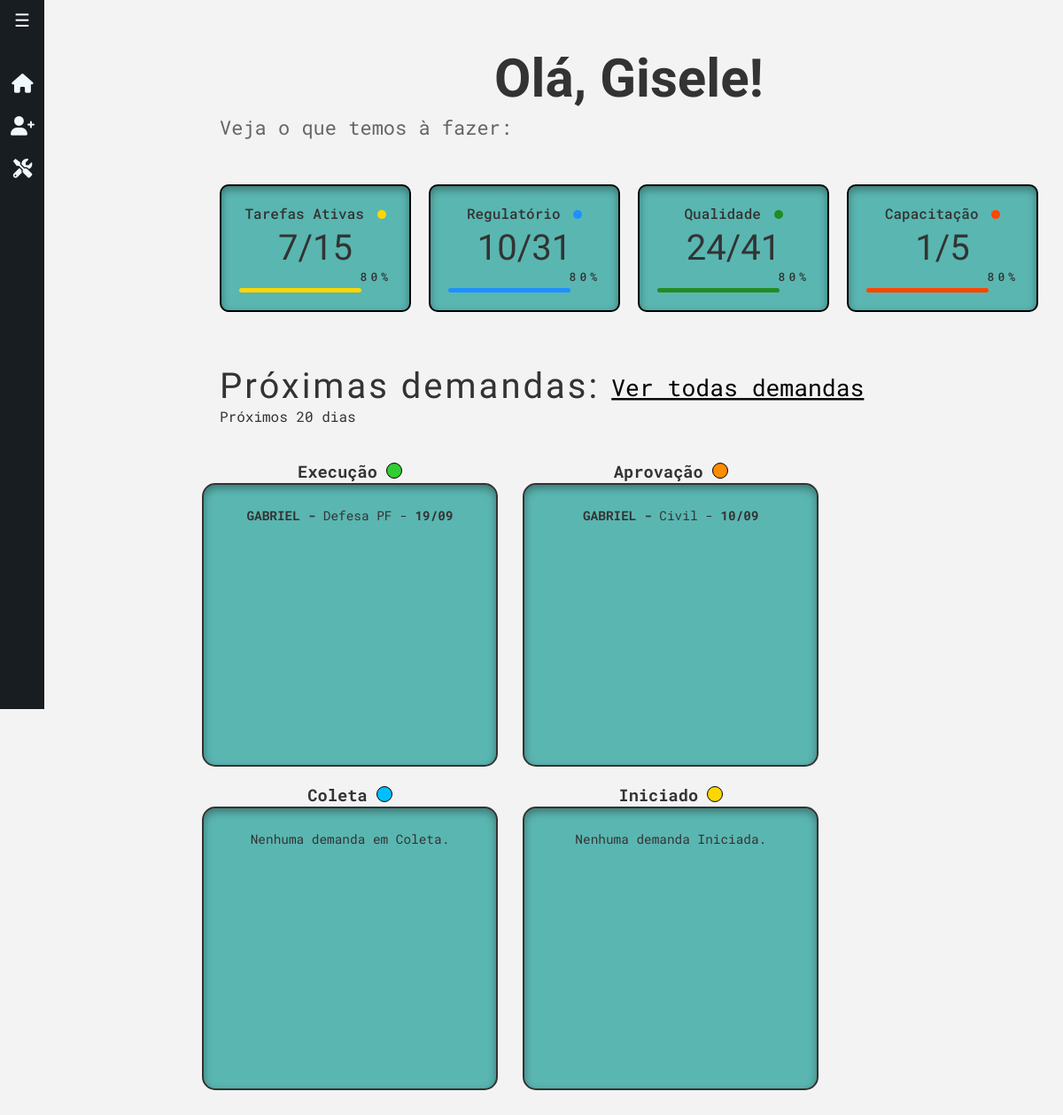
The page /ambielle/ on the database its author committed.
### workflow/models.py (models this page shows, shortened)
class Tarefa(models.Model):
    STATUS_CHOICES = [
        ('Iniciado', 'Iniciado'),
        ('Coleta De Informações', 'Coleta de Informações'),
        ('Execucao', 'Execução'),
        ('Aprovação Cliente', 'Aprovação Cliente'),
        ('Concluído', 'Concluído'),
        ('Encerrado', 'Encerrado'),
    ]
    TIPO_SERVICO_CHOICES = [
        ('Anvisa', 'Anvisa'),
        ('Civil', 'Civil'),
        ('Defesa PF', 'Defesa PF'),
        ('Exército', 'Exército'),
        ('Gestão de Processos', 'Gestão de Processos'),
        ('Ibama', 'Ibama'),
        ('ISO 9001', 'ISO 9001'),
        ('IAT', 'IAT'),
        ('Liderança', 'Liderança'),
        ('Mapa Da PF', 'Mapa Da PF'),
        ('Polícia Federal', 'Polícia Federal'),
        ('PRODIR', 'PRODIR'),
        ('RDC Anvisa', 'RDC Anvisa'),
        ('Recursos Humanos', 'Recursos Humanos'),
        ('Regulatório', 'Regulatório'),
        ('SASSMAQ', 'SASSMAQ'),
        ('SINIR', 'SINIR'),
        ('Treinamento (E-book)', 'Treinamento (E-book)'),
        ('Treinamento (On-line)', 'Treinamento (On-line)'),
        ('Treinamento (Presencial)', 'Treinamento (Presencial)'),
    ]
    tipo_servico = models.CharField(max_length=50, choices=TIPO_SERVICO_CHOICES, default='ANVISA')
    cliente = models.ForeignKey(Cliente, on_delete=models.CASCADE)
    status = models.CharField(max_length=50, choices=STATUS_CHOICES, default='iniciado')
    data_inicio = models.DateField(default=timezone.now)
    prazo_final = models.DateField(null=True, blank=True)
    observacoes = models.TextField(blank=True, null=True)

class Cliente(models.Model):
    nome = models.CharField(max_length=255)
    endereco = models.CharField(max_length=255)
    razao_social = models.CharField(max_length=255, blank=True, null=True)
    telefone = models.CharField(max_length=15)
    email = models.EmailField()
    contato_principal = models.CharField(max_length=255)
    contato_secundario = models.CharField(max_length=255, blank=True, null=True)
    proposta_link = models.URLField(blank=True, null=True)
    def __str__(self):
        return f"{self.nome}"

### workflow/views/getPage.py (the view)
# urls.py: path('ambielle/', views.index, name='index'),
def index(request):
    title = 'Home'
    hoje = timezone.now().date()
    data_limite = hoje + timedelta(days=20)
    demandas_execucao = Tarefa.objects.filter(status='Execucao', prazo_final__lte=data_limite).order_by('prazo_final')
    demandas_aprovacao = Tarefa.objects.filter(status='Aprovação Cliente', prazo_final__lte=data_limite).order_by('prazo_final')
    demandas_coleta = Tarefa.objects.filter(status='Coleta de Informações', prazo_final__lte=data_limite).order_by('prazo_final')
    demandas_iniciado = Tarefa.objects.filter(status='Iniciado', prazo_final__lte=data_limite).order_by('prazo_final')
    context ={
        'title': title,
        'demandas_execucao': demandas_execucao,
        'demandas_aprovacao': demandas_aprovacao,
        'demandas_coleta': demandas_coleta,
        'demandas_iniciado': demandas_iniciado,
    }
    return render(
        request,
        'workflow/home.html',
        context,
    )

### workflow/templates/workflow/home.html
{% extends 'global/base.html' %}
{% block content %}
  <div class="saudacao">
    <h1>Olá, <strong>Gisele!</strong></h1>
    <span>Veja o que temos à fazer:</span>
  </div>
<div class="container">
  <div class="card">
    <h2>Tarefas Ativas <span class="dot yellow"></span></h2>
    <div class="progress-info">
      <span class="numberof">7/15</span>
      <span class="percent">80%</span>
    </div>
    <div class="progress-bar yellow"></div>
  </div>
  <div class="card">
    <h2>Regulatório <span class="dot blue"></span></h2>
    <div class="progress-info">
      <span class="numberof">10/31</span>
      <span class="percent">80%</span>
    </div>
    <div class="progress-bar blue"></div>
  </div>
  <div class="card">
    <h2>Qualidade <span class="dot green"></span></h2>
    <div class="progress-info">
      <span class="numberof">24/41</span>
      <span class="percent">80%</span>
    </div>
    <div class="progress-bar green"></div>
  </div>
  <div class="card">
    <h2>Capacitação <span class="dot red"></span></h2>
    <div class="progress-info">
      <span class="numberof">1/5</span>
      <span class="percent">80%</span>
    </div>
    <div class="progress-bar red"></div>
  </div>
</div>
<div class="demand-container">
  <div class="prox-demanda">
    <div class="principal">
      <h2>Próximas demandas:</h2>
      <p>Próximos 20 dias</p>
    </div>
    <a href="#">Ver todas demandas</a>
  </div>
  <div class="demand-cards-wrapper">
    <div class="demand-cards-status">
      <div class="status">
        <h3>Execução <svg xmlns="http://www.w3.org/2000/svg" width="18" height="18" viewBox="0 0 18 18" fill="none">
            <circle cx="9" cy="9" r="8.5" fill="#32CD32" stroke="black" />
          </svg>
        </h3>
      </div>
      <div class="demand-card">
        {% for demanda in demandas_execucao %}
        <p><strong>{{ demanda.cliente|upper }} - </strong>{{ demanda.tipo_servico }}  -
          <strong>{{ demanda.prazo_final|date:"d/m" }}</strong></p>
        {% empty %}
        <p>Nenhuma demanda em Execução.</p>
        {% endfor %}
      </div>
    </div>
    <div class="demand-cards-status">
      <div class="status">
        <h3>Aprovação <svg xmlns="http://www.w3.org/2000/svg" width="18" height="19" viewBox="0 0 18 19" fill="none">
            <circle cx="9" cy="9.04138" r="8.5" fill="#FF8C00" stroke="black" />
          </svg></h3>
      </div>
      <div class="demand-card">
        {% for demanda in demandas_aprovacao %}
        <p><strong>{{ demanda.cliente|upper }} - </strong>{{ demanda.tipo_servico }} -
          <strong>{{ demanda.prazo_final|date:"d/m" }}</strong></p>
        {% empty %}
        <p>Nenhuma demanda em Aprovação.</p>
        {% endfor %}
      </div>
    </div>
    <div class="demand-cards-status">
      <div class="status">
        <h3>Coleta <svg xmlns="http://www.w3.org/2000/svg" width="18" height="18" viewBox="0 0 18 18" fill="none">
            <circle cx="9" cy="9" r="8.5" fill="#00BFFF" stroke="black" />
          </svg>
        </h3>
      </div>
      <div class="demand-card">
        {% for demanda in demandas_coleta %}
        <p><strong>{{ demanda.cliente|upper }} - </strong>{{ demanda.tipo_servico }} -
          <strong>{{ demanda.prazo_final|date:"d/m" }}</strong></p>
        {% empty %}
        <p>Nenhuma demanda em Coleta.</p>
        {% endfor %}
      </div>
    </div>
      <div class="demand-cards-status">
        <div class="status">
            <h3>Iniciado <svg xmlns="http://www.w3.org/2000/svg" width="18" height="18" viewBox="0 0 18 18" fill="none">
                    <circle cx="9" cy="9" r="8.5" fill="#FFD700" stroke="black"/>
                </svg></h3>
        </div>
        <div class="demand-card">
            {% for demanda in demandas_iniciado %}
            <p><strong>{{ demanda.cliente|upper }} - </strong>{{ demanda.tipo_servico }} - <strong>{{ demanda.prazo_final|date:"d/m" }}</strong></p>
            {% empty %}
            <p>Nenhuma demanda Iniciada.</p>
            {% endfor %}
        </div>
      </div>
  </div>
</div>
{% endblock %}

### base_static/global/css/variables.css (style rules this page uses)
:root { @import url('https://fonts.googleapis.com/css2?family=Cabin+Condensed:wght@400;500;600;700&family=Roboto+Mono:ital,wght@0,100..700;1,100..700&display=swap'); --primary-color: #5AB6B1; --secondary-color: #181D21; --background-color: #D1D2D4; --color-alt-list: #88ddd9; --padding: 16px; --primary-font: 'Cabin Condensed', sans-serif; --secondary-font: 'Roboto Mono', sans-serif; }
body { background-color: var(--background-color); }

### base_static/global/css/forms.css (style rules this page uses)
h1 { font-family: var(--primary-font); }

### base_static/global/css/home.css (style rules this page uses)
.saudacao { margin-top: 25px; position: relative; margin-left: 220px; }
.saudacao h1 { font-family: var(--primary-font); margin: 0; font-size: 60px; }
.saudacao span { display: block; font-family: var(--secondary-font); margin-top: 5px; font-size: 22px; color: #666; }
.container { margin-left: 220px; margin-top: 50px; display: flex; align-items: center; gap: 20px; font-family: var(--secondary-font); }
.card { background-color: var(--primary-color); border: 2px solid black; border-radius: 10px; padding: 20px; width: 262px; height: 100px; text-align: center; display: flex; flex-direction: column; justify-content: space-between; box-shadow: 0px 4px 10px 0px rgba(0, 0, 0, 0.35) inset; }
h2 { font-size: 16px; margin: 0; font-weight: 500; }
.dot { height: 10px; width: 10px; border-radius: 50%; display: inline-block; margin-left: 5px; }
.yellow { background-color: #FFD700; }
.blue { background-color: #1E90FF; }
.green { background-color: #228B22; }
.red { background-color: #FF4500; }
.progress-info { display: flex; flex-direction: column; justify-content: space-between; font-size: 18px; font-weight: bold; }
.progress-bar { width: 100%; height: 5px; border-radius: 5px; background-color: #ccc; }
.progress-bar.yellow { background-color: #FFD700; width: 80%; }
.progress-bar.blue { background-color: #1E90FF; width: 80%; }
.progress-bar.green { background-color: #228B22; width: 80%; }
.progress-bar.red { background-color: #FF4500; width: 80%; }
.numberof { font-size: 40px; font-family: var(--primary-font); font-weight: 400; }
.percent { display: flex; justify-content: flex-end; font-weight: 500; font-size: small; letter-spacing: 4px; }
.demand-container { text-align: center; margin-top: 30px; }
.demand-container h2 { font-family: var(--pramary-font); font-size: 2em; }
.demand-container p { font-family: var(--secondary-font); font-size: 1em; }
.demand-container a { font-family: var(--secondary-font); font-size: 1em; text-decoration: none; color: #000; margin-bottom: 20px; }
.prox-demanda { display: flex; justify-content: space-between; align-items: center; width: 100%; margin-top: 60px; }
.principal { display: flex; flex-direction: column; align-items: flex-start; margin-left: 220px; }
.prox-demanda h2, .prox-demanda p { margin: 0; padding: 0; }
.prox-demanda h2 { font-family: var(--primary-font); font-size: 40px; font-weight: 400; letter-spacing: 3px; }
.prox-demanda a { text-decoration: underline; cursor: pointer; font-size: 22px; font-weight: 400; margin-right: 220px; }
.demand-cards-wrapper { display: flex; flex-wrap: wrap; gap: 3%; margin-top: 20px; margin-left: 200px; }
.demand-cards-status { flex-direction: column; font-family: var(--secondary-font); }
.status { width: 100%; height: 45px; }
.demand-cards-status h3 { display: inline-flex; align-items: center; justify-content: center; }
.demand-cards-status svg { display: inline; align-items: center; justify-content: center; margin-left: 10px; }
.demand-card { background-color: var(--primary-color); border: 2px solid #333; border-radius: 15px; padding: 15px; width: 300px; height: 286px; font-family: var(--secondary-font); transition: all 0.3s ease; box-shadow: 0px 4px 10px 0px rgba(0, 0, 0, 0.35) inset; }
.demand-card p { font-size: 0.9em; margin: 10px 0; }

### base_static/global/css/clientes.css (style rules this page uses)
th, a { text-align: center; }
th, a, i { transition: 0.3s ease; }
th, a, i:hover { transform: scale(1.2); }

### base_static/global/css/tarefas.css (style rules this page uses)
body { font-family: Arial, sans-serif; background-color: #f3f3f3; color: #333; padding: 20px; }
h1 { text-align: center; font-size: 2rem; margin-bottom: 20px; }

### rows shown on the page
Tarefa: cliente "GABRIEL", tipo_servico "Defesa PF", prazo_final "19/09"
Tarefa: cliente "GABRIEL", tipo_servico "Civil", prazo_final "10/09"
